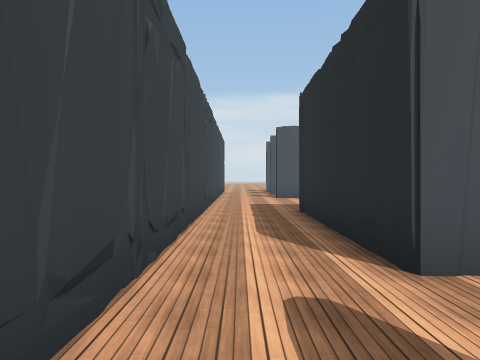
View 1 (above)

24 first-person views from a walk through a 3-D level made in the Unity game engine. The camera is 1.5 m above the floor, looks level and sees 70° across. The floor is counted in squares, 2 m on a side. Each view is taken from the middle of a square. On the plan, view 1 faces up. The plan holds only what a view shows up to about 11 squares ahead; the rest is blank. The place goes on beyond the plan. The player is left out. Some surface patterns are stand-ins.

View 2
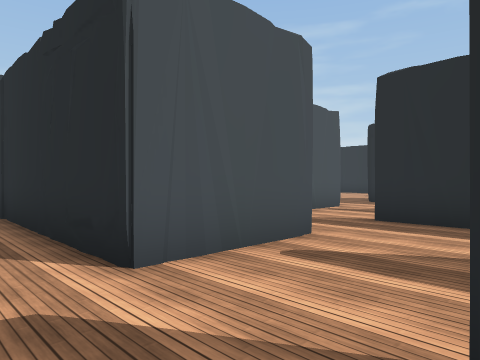

View 3
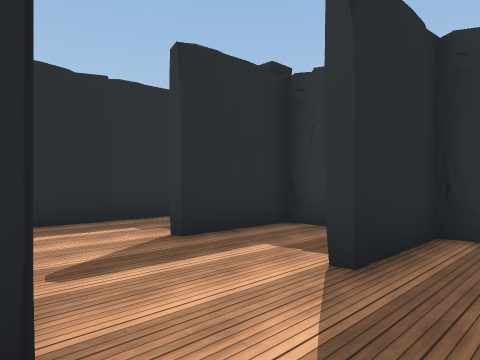

View 4
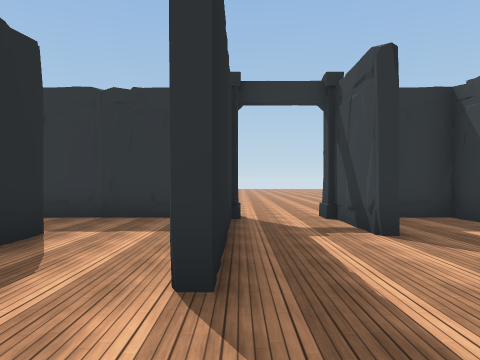

View 5
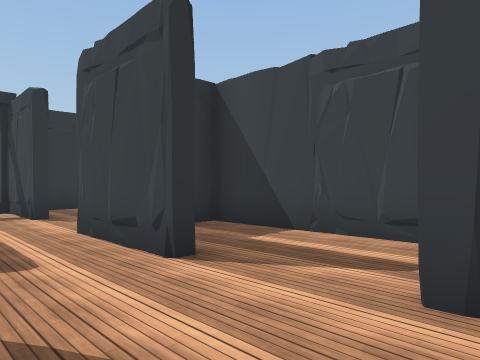

View 6
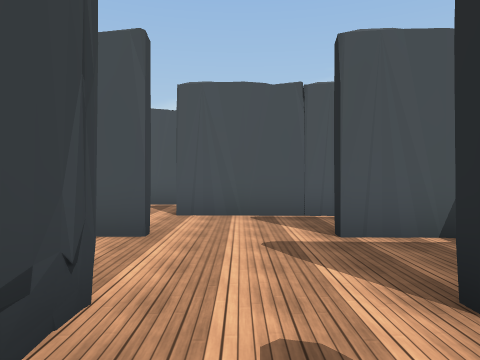

View 7
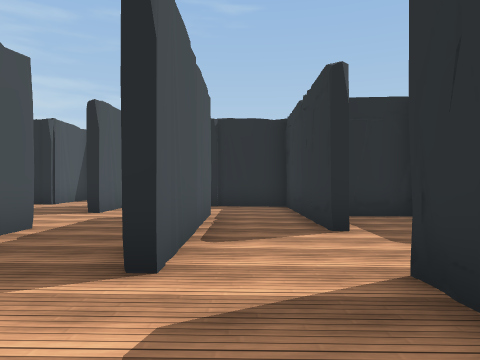

View 8
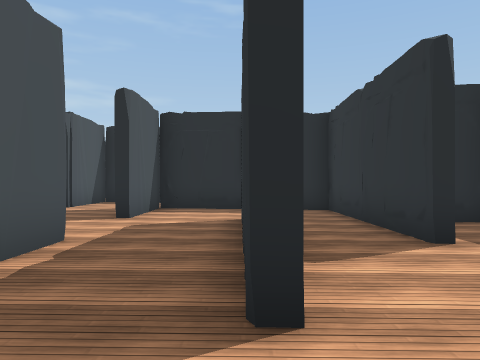

View 9
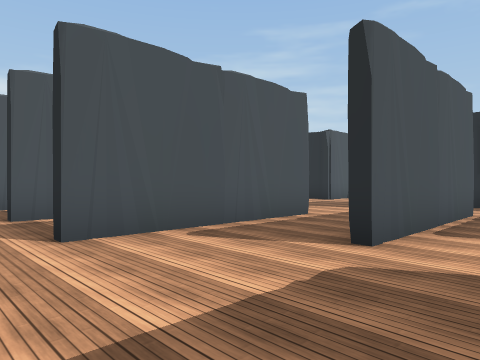

View 10
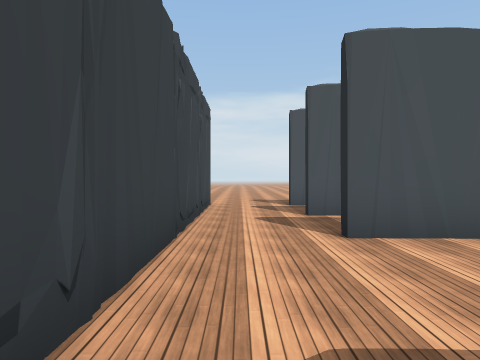

View 11
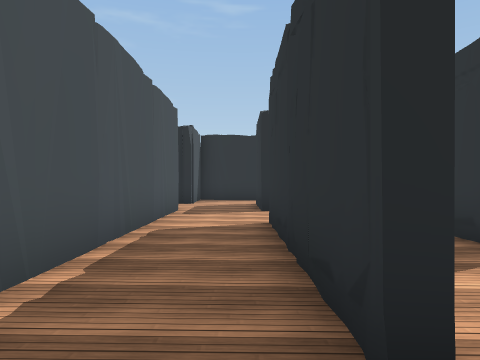

View 12
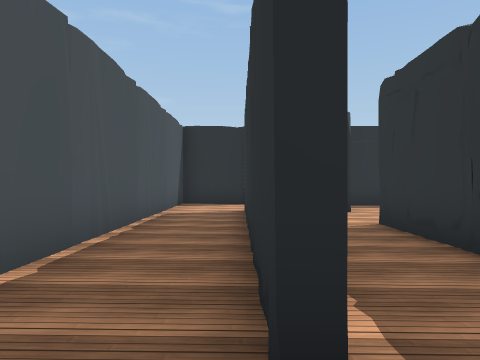

View 13
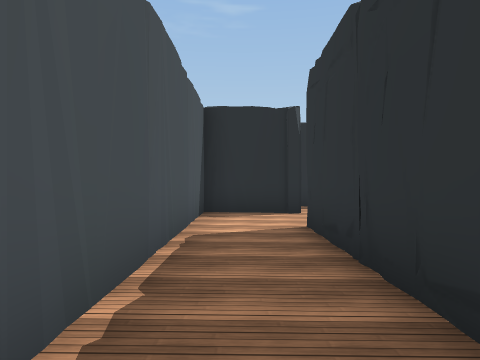

View 14
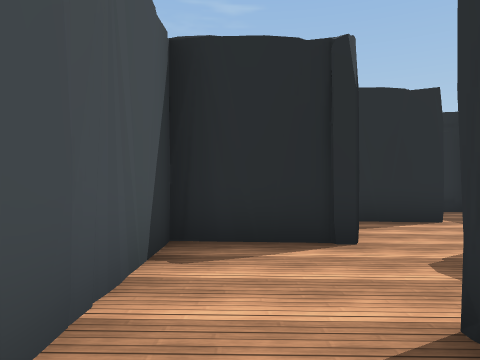

View 15
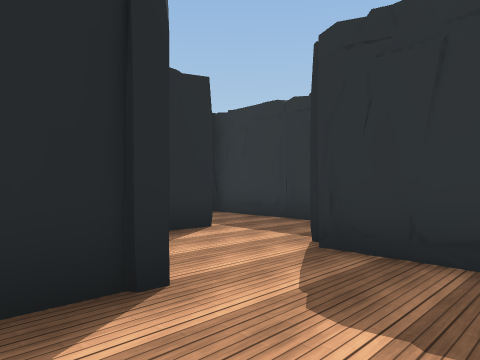

View 16
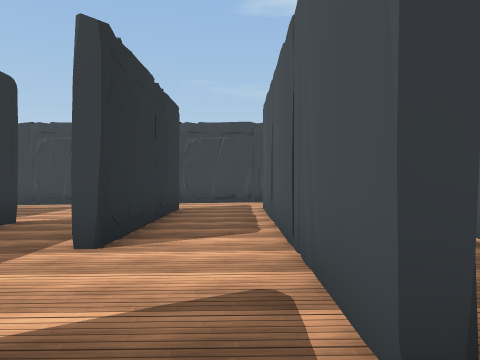

View 17
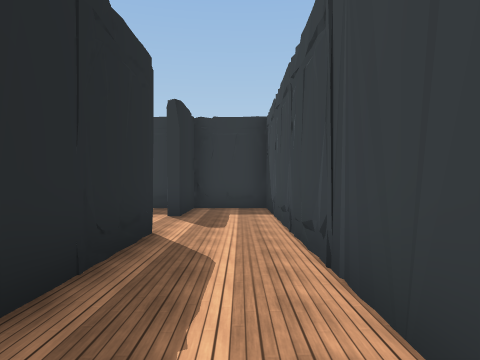

View 18
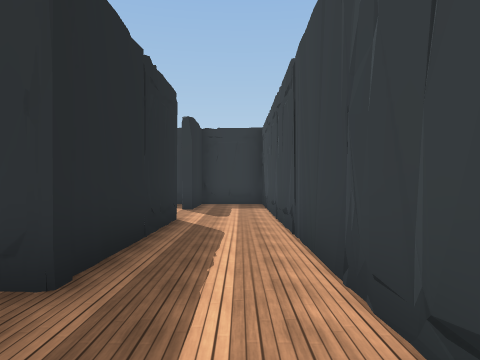

View 19
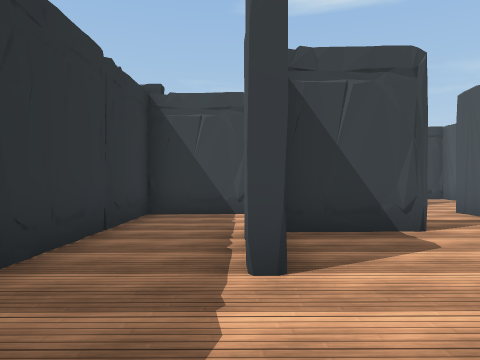

View 20
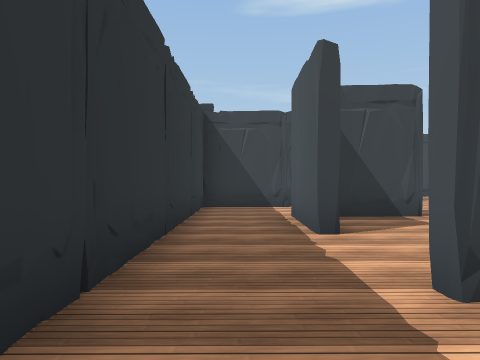

View 21
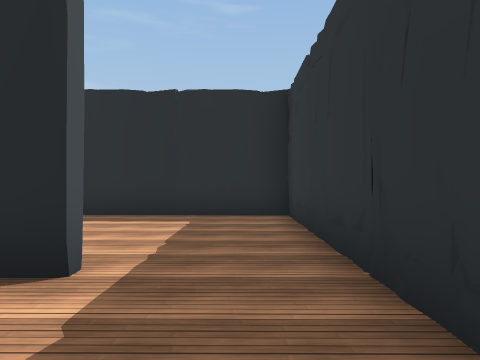

View 22
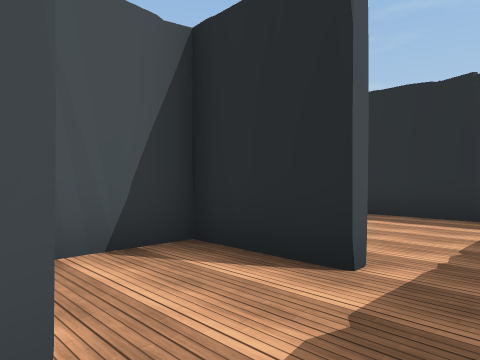

View 23
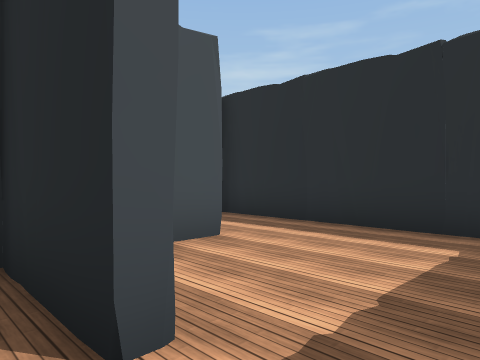

View 24
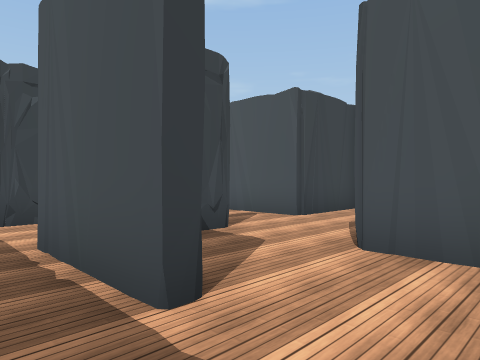

### Floor plan
Key: @ floor where view 1 was taken; # wall or solid block; . main floor; : floor 0.25 m higher than the main floor; + floor 0.5 m higher than the main floor; P pillar.
Columns run from 1 left of view 1 to 18 right of it. Each row starts with its distance up from view 1.
 19 ++:
 18 :::
 17 #::##########
 16 #:::::::::::#
 15 #::#######::####
 14 #::::::::::::::#
 13 #::::::::::::::#
 12 #::#####::###::.
 11 #:::::::::::#....#
 10 #::::#####..######
  9 #:::::......#
  8 #:###...#####
  7 #.#.......#
  6 #.#.......#.
  5 #.#..#..###.       #
  4 #.##.#......      .#
  3 #..###......######.#
  2 #......#..#....#...#
  1 #......#..#....#...#
  0 #@#..#.#..###......#
 -1 #.#..#.#...........#
 -2 #####P.P############
 -3      ...
 -4      ...
 -5      ...
 -6      ...

Where each view was taken, in squares from view 1:
view 1: 0 up, 0 right, facing up
view 2: 0 up, 0 right, facing up-right
view 3: 3 up, 0 right, facing down-right
view 4: 5 up, 6 right, facing down
view 5: 8 up, 6 right, facing down-left
view 6: 3 up, 5 right, facing up
view 7: 9 up, 1 right, facing right
view 8: 10 up, 2 right, facing right
view 9: 8 up, 0 right, facing up-right
view 10: 8 up, 0 right, facing up
view 11: 13 up, 0 right, facing right
view 12: 15 up, 0 right, facing right
view 13: 16 up, 3 right, facing right
view 14: 16 up, 7 right, facing right
view 15: 16 up, 9 right, facing down-right
view 16: 14 up, 10 right, facing left
view 17: 8 up, 0 right, facing down
view 18: 10 up, 0 right, facing down
view 19: 0 up, 14 right, facing left
view 20: 1 down, 16 right, facing left
view 21: 1 down, 11 right, facing right
view 22: 1 down, 11 right, facing up-right
view 23: 1 down, 13 right, facing up-right
view 24: 1 down, 13 right, facing up-left
